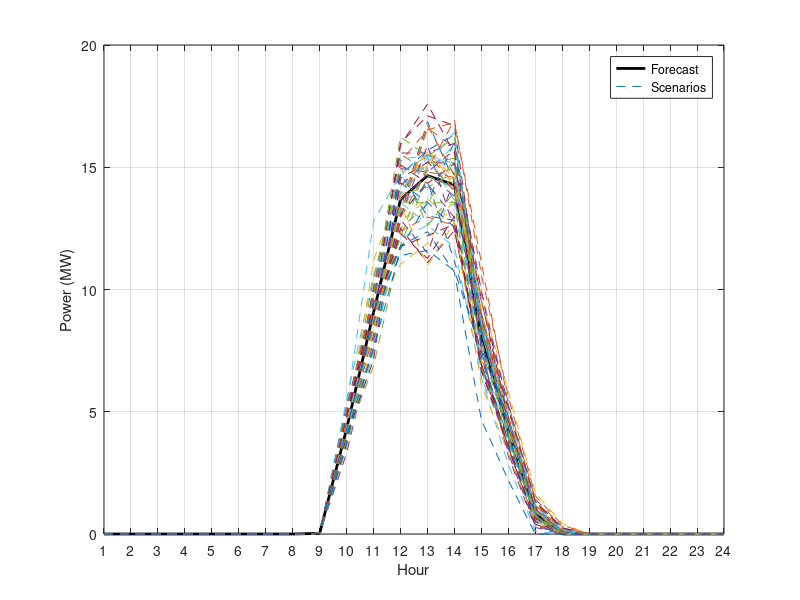

This figure's MATLAB source:
%%%%%%%%%%%%%%%%%%%%%%%%%%%%%%%%%%%%%%%%%%%%%%%%%%%%%%%%%%%%%%%%%%%%%%%%%%%
% Paper Zagreb 2025
% PV Scenario Generation - Set 1
%%%%%%%%%%%%%%%%%%%%%%%%%%%%%%%%%%%%%%%%%%%%%%%%%%%%%%%%%%%%%%%%%%%%%%%%%%%
% Authors: Álvaro García Cerezo, Petra Miljan, Hrvoje Pandžić
%%%%%%%%%%%%%%%%%%%%%%%%%%%%%%%%%%%%%%%%%%%%%%%%%%%%%%%%%%%%%%%%%%%%%%%%%%%
% I generate the scenarios of PV production.

clear;
close all;
clc;

rng(108); % I set the seed to always obtain the same scenarios

% I use the same forecast production that Petra used in her paper (the one 
% published in CSEE JPES)
forecastProd = [0; 0; 0; 0; 0; 0; 0; 0; 0.024865; 4.3018; 9.0652; 13.681; ...
                   14.658; 14.278; 7.9838; 4.2282; 0.8303; 0.00021938; ...
                   0; 0; 0; 0; 0; 0];

numScenarios = 50; % Number of scenarios generated.
relativeDeviation = 0.1;  % 0.1 = 10% of relative deviation
numHours = length(forecastProd); % Number of hours of each scenario
varH = 0.5; % dependence with respect to the deviation in the previous hour
scenariosProd = zeros(numHours, numScenarios);

for i = 1:numScenarios
    for j = 1:numHours
        if forecastProd(j) == 0
            scenariosProd(j, i) = 0;
        else
            noise = relativeDeviation .* forecastProd(j) .* randn(1, 1);
            if j == 1
                scenarioProd = forecastProd(j) + noise;
            else
                scenarioProd = forecastProd(j) + noise + varH*( scenariosProd(j-1,i)-forecastProd(j-1) );
            end
            scenarioProd(scenarioProd < 0) = 0;  % Prevent negative values
            scenariosProd(j, i) = scenarioProd;
        end
    end
end

figure;
plot(1:numHours, forecastProd, 'k', 'LineWidth', 2); hold on;
plot(1:numHours, scenariosProd(:, :), '--');  
xlabel('Hour');
ylabel('Power (MW)');
legend('Forecast', 'Scenarios');
axis([1 24 0 20]);
grid on;
set(gcf, 'Position', [100 100 800 400])
xticks(1:24);

% I save the results.
scenariosProd1 = scenariosProd;
save('results_set1_pvScenarios','scenariosProd1');
